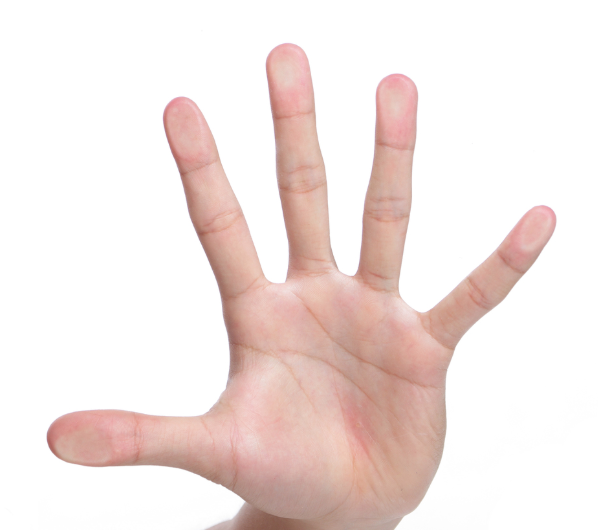
#> input picture Samples/images/hand.png, 602 x 530 px
$ jupyter execute --allow-errors ObjectContours.ipynb   (shell and % lines are left out)   (older library calls are emulated)
#> lines starting #> are read from the running program, lines starting #| are printed output that depends on the picture; after the words box and inside, x2 and y2 are one past the last pixel; in counts of white or black regions, pixels touching at a corner belong together
[cell 1]
import cv2
import numpy as np
import matplotlib.pyplot
# ensure the plots are inside this notebook, not an external window

[cell 2]
img = cv2.imread('images/hand.png',0)
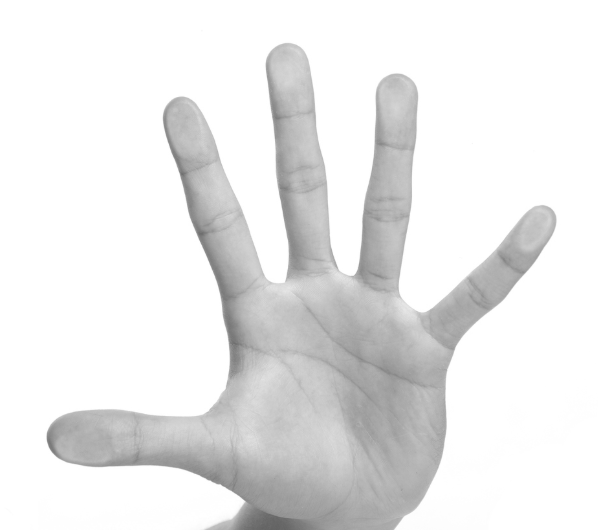
#> img: shape (530, 602); min 98, max 255, mean 232.9

# threshold
blur = cv2.GaussianBlur(img,(5,5),0)
ret3,th3 = cv2.threshold(blur,0,255,cv2.THRESH_BINARY+cv2.THRESH_OTSU)
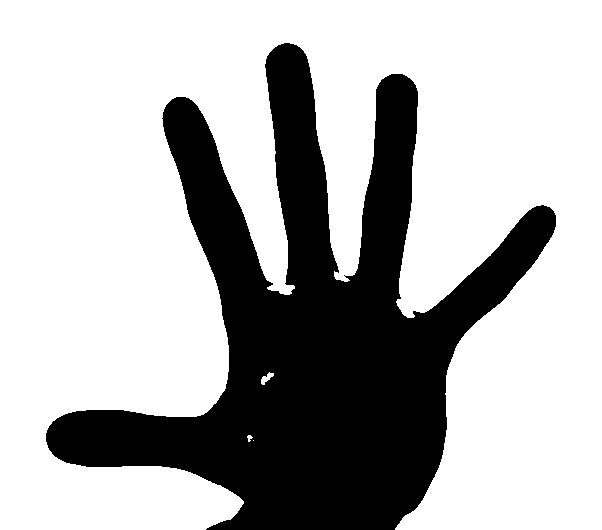
#> th3: shape (530, 602); 70.1% white; 1 black region, box (x1, y1, x2, y2) and area: (46, 43, 556, 530) 95302
#> ret3 = 218

# invert color
th4 = cv2.bitwise_not(th3)
#> th4: shape (530, 602); 29.9% white; 1 white region

# plot different versions of the hand
f, axarr = matplotlib.pyplot.subplots(1,3, figsize = (18,5))
axarr[0].imshow(img, cmap='Greys_r', aspect='auto', interpolation='nearest')
axarr[1].imshow(th3, cmap='Greys_r', aspect='auto', interpolation='nearest')
axarr[2].imshow(th4, cmap='Greys_r', aspect='auto', interpolation='nearest')
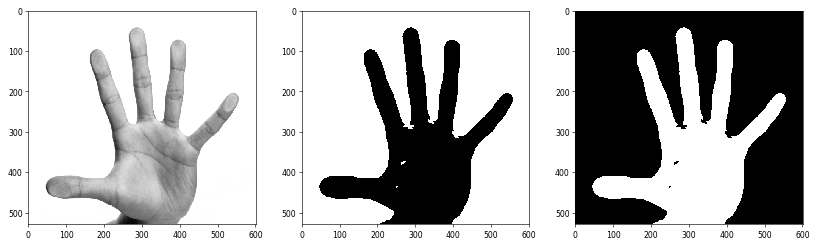
#> figure drawn by matplotlib, 3 panels

[cell 3]
_,contours,_ = cv2.findContours(th4, 2, 1)
#> contours = 4 contours, 1 with area under 20; largest, box (x1, y1, x2, y2) and area: (46, 43, 556, 530) 94075, (260, 371, 275, 386) 99, (246, 434, 254, 443) 34
cnt = contours[0]
#> cnt = contour of 2664 points, box (x1, y1, x2, y2) (46, 43, 556, 530), area 94075
M = cv2.moments(cnt)
#> M = moments, m00 94075, centre m10/m00, m01/m00 = (312.4, 334.2)
hull = cv2.convexHull(cnt, returnPoints = False)
#> hull = 30 values, max 2659 at index 0, min 0 at index 29, mean 1318.6

matplotlib.pyplot.imshow(th4)
